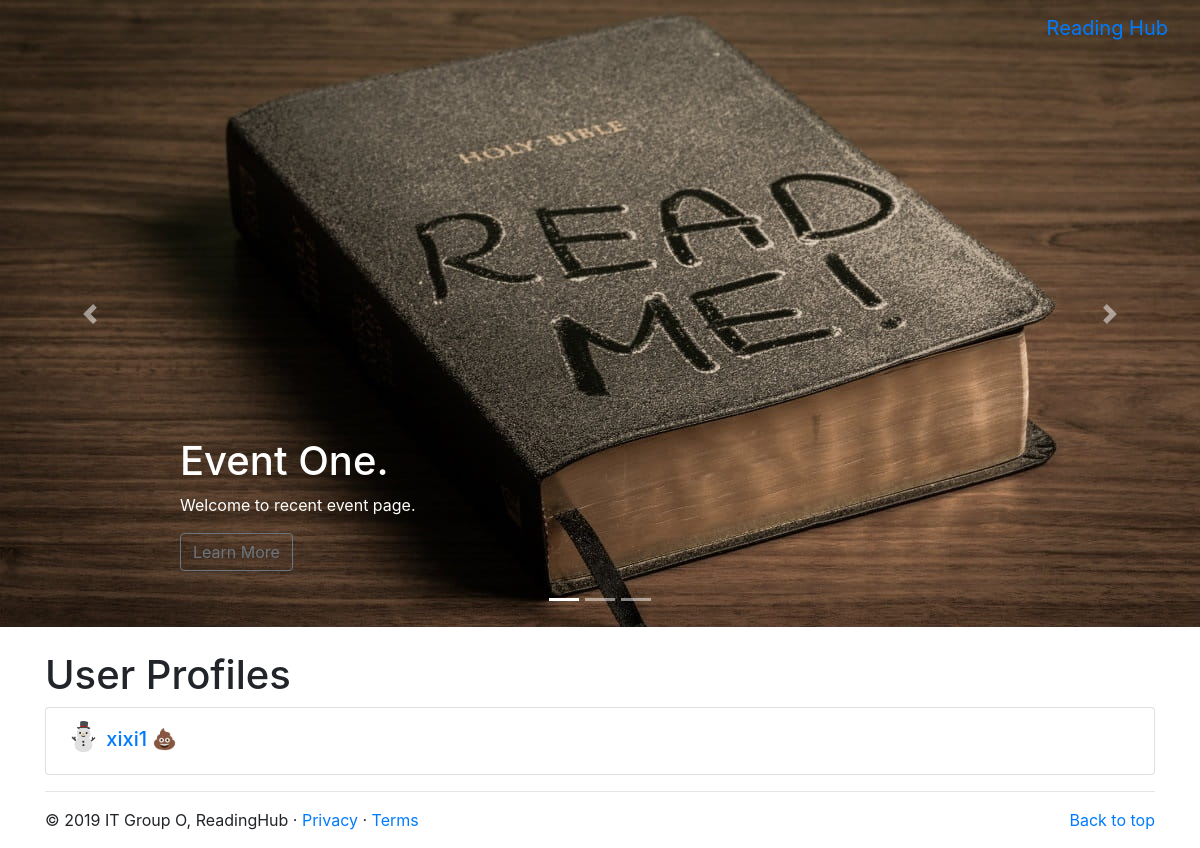
The page /readinghub/profiles/ (signed in) on the database as committed earlier.
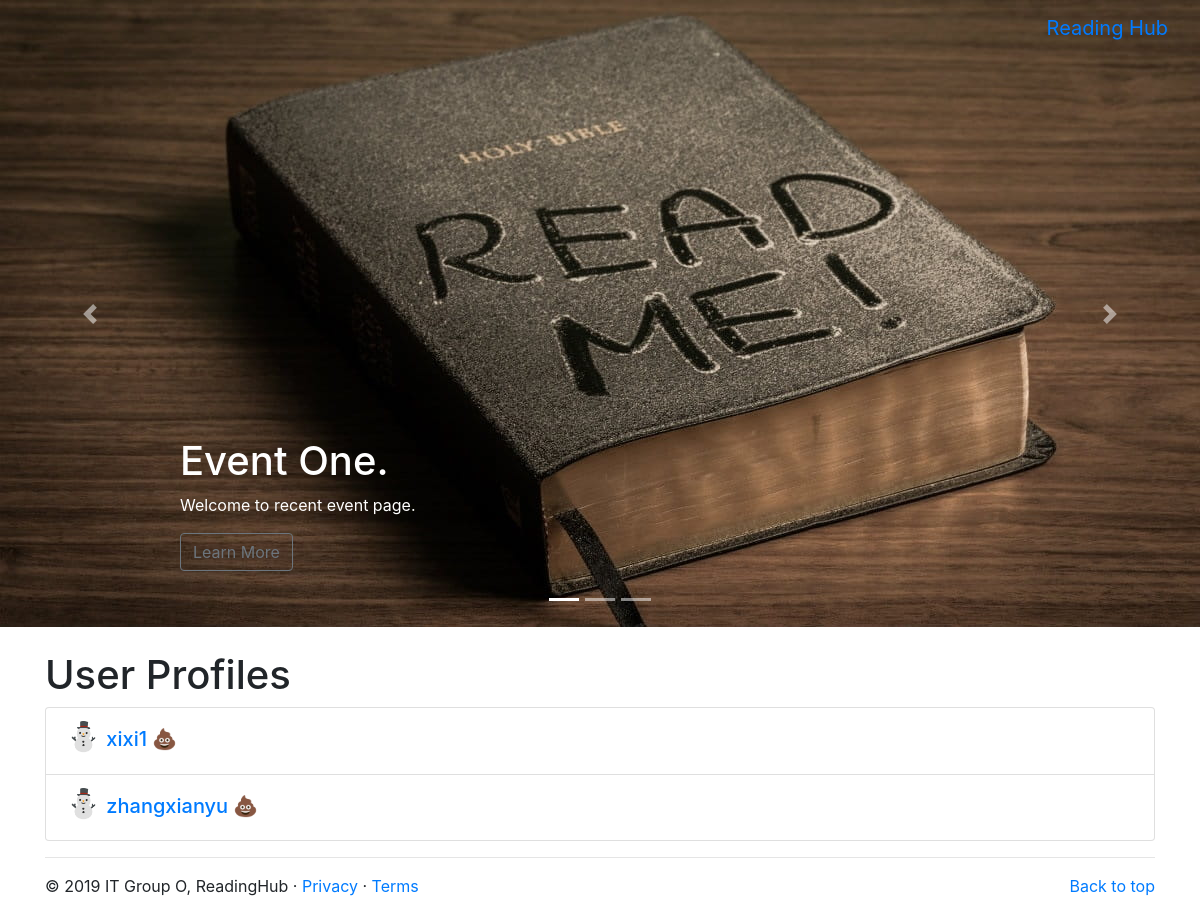
The same page on the database as committed later.
### readinghub/models.py (models this page shows, shortened)
class UserProfile(models.Model):
    user = models.OneToOneField(User)
    picture = models.ImageField(upload_to='profile_images', blank=True)
    description = models.TextField(blank=True)

### readinghub/views.py (the view)
@login_required
def list_profiles(request):
    userprofile_list = UserProfile.objects.all()
    return render(request, 'readinghub/list_profiles.html', {'userprofile_list' : userprofile_list})

### templates/readinghub/list_profiles.html (shortened to what this page needs)
{% extends 'readinghub/base.html' %}
{% load staticfiles %}
{% block body_block %}
    <br/>
<h1>User Profiles</h1>
<div class="panel">
{% if userprofile_list %}
    <div class="panel-heading">
        <div class="panel-body">
            <div class="list-group">
            {% for listuser in userprofile_list %}
            <div class="list-group-item">
                <h5 class="list-group-item-heading">
                    <span style="font-size: 28px;">⛄</span>
                    <a href="{% url 'profile' listuser.user.username %}">{{ listuser.user.username }}</a>
                    <td>💩</td>
                </h5>
            </div>
            {% endfor %}
            </div>
        </div>
    </div>
{% else %}
<p>There are no users for the site.</p>
{% endif %}
</div>
{% endblock %}

### templates/readinghub/base.html (shortened to what this page needs)
<!DOCTYPE html>
{% load staticfiles %}
{% load readinghub_template_tags %}
<html lang="en">
  <head>
    <link rel="stylesheet" href="css/bootstrap.css"/>
    <link rel="stylesheet" href="css/fonts.css"/>
    <link href="http://v4-alpha.getbootstrap.com/dist/css/bootstrap.min.css" rel="stylesheet">
    <link href="https://v4-alpha.getbootstrap.com/examples/carousel/carousel.css" rel="stylesheet">
  </head>
  <body>
    <nav class="navbar navbar-toggleable-md navbar-inverse fixed-top bg-inverse">
      <button class="navbar-toggler navbar-toggler-right" type="button" data-toggle="collapse" data-target="#navbarCollapse" aria-controls="navbarCollapse" aria-expanded="false" aria-label="Toggle navigation">
        <span class="navbar-toggler-icon"></span>
      </button>
      <a class="navbar-brand" href="#">Reading Hub</a>
    </nav>
    <div id="myCarousel" class="carousel slide" data-ride="carousel">
      <ol class="carousel-indicators">
        <li data-target="#myCarousel" data-slide-to="0" class="active"></li>
        <li data-target="#myCarousel" data-slide-to="1"></li>
        <li data-target="#myCarousel" data-slide-to="2"></li>
      </ol>
      <div class="carousel-inner" role="listbox">
        <div class="carousel-item active">
          <img class="first-slide" src="{% static 'images/e8.jpg' %}" alt="First slide">
          <div class="container">
            <div class="carousel-caption d-none d-md-block text-left ">
              <h1>Event One.</h1>
              <p>Welcome to recent event page.</p>
              <p><a class="btn btn-outline-secondary" href="#" role="button">Learn More</a></p>
            </div>
          </div>
        </div>
      </div>
      <a class="carousel-control-prev" href="#myCarousel" role="button" data-slide="prev">
        <span class="carousel-control-prev-icon" aria-hidden="true"></span>
      </a>
      <a class="carousel-control-next" href="#myCarousel" role="button" data-slide="next">
        <span class="carousel-control-next-icon" aria-hidden="true"></span>
      </a>
    </div>
    <div class="container marketing">
        {% block body_block %}{% endblock %}
      <hr class="featurette-divider">
      <footer>
        <p class="float-right"><a href="#">Back to top</a></p>
        <p>&copy; 2019 IT Group O, ReadingHub &middot; <a href="#">Privacy</a> &middot; <a href="#">Terms</a></p>
      </footer>
    </div>
  </body>
</html>

Rows that differ between the two databases and show on the page:
added UserProfile: user.username "zhangxianyu"
